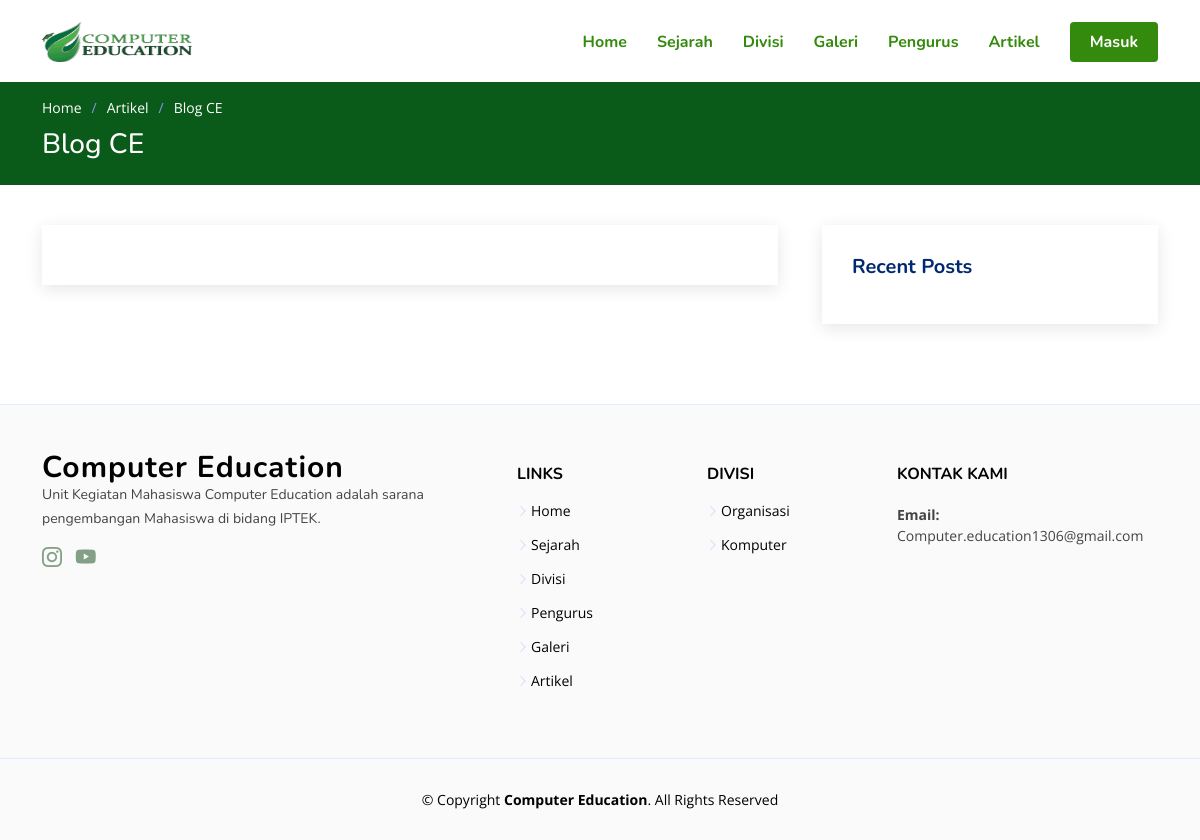
Page /blog-single.php on the earlier database version.
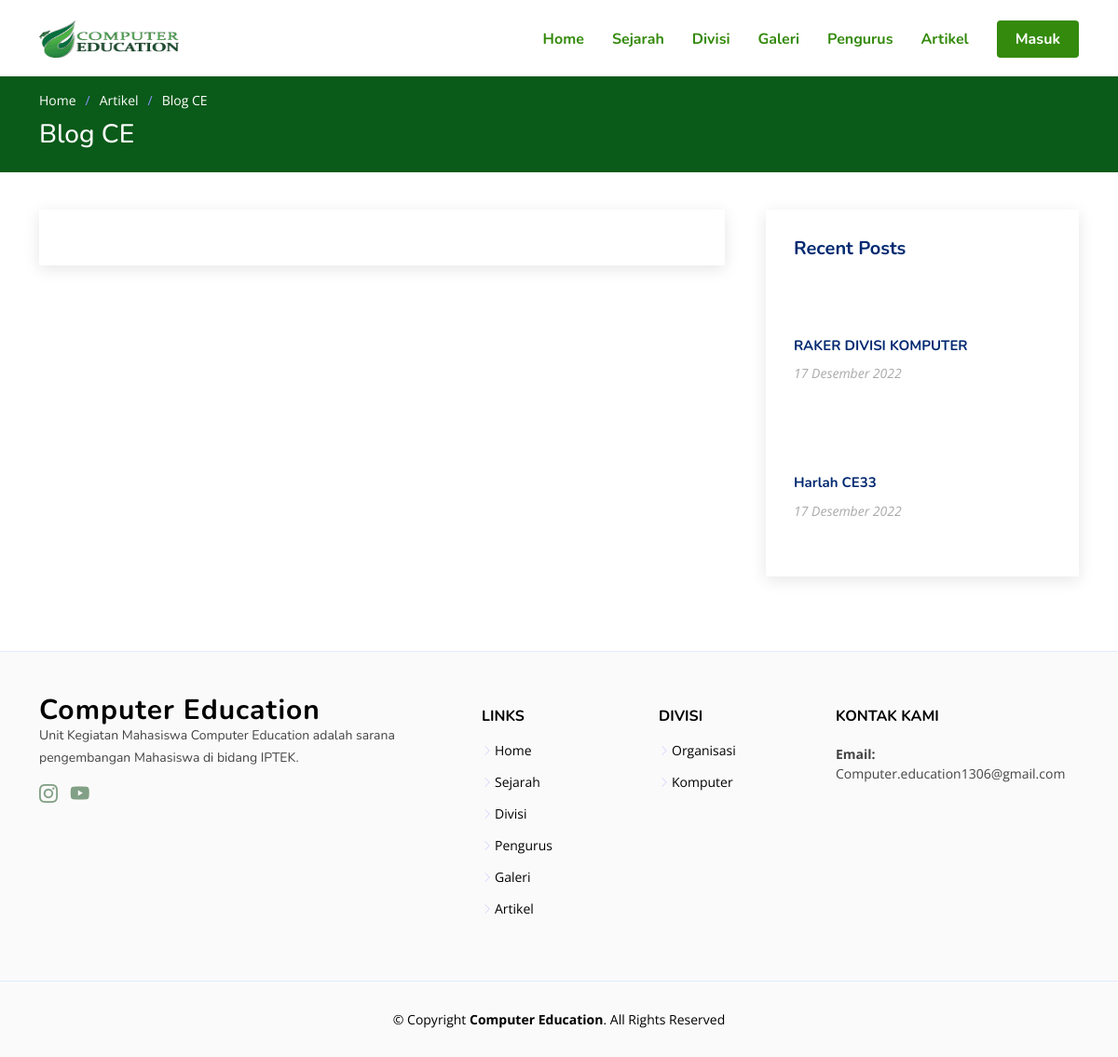
Same page on the later database version.
### tables this page shows
CREATE TABLE `blog` (
  `id` int(11) NOT NULL,
  `title` varchar(60) NOT NULL,
  `description` varchar(200) NOT NULL,
  `date` varchar(20) NOT NULL,
  `image` varchar(100) NOT NULL
);

### blog-single.php (the view, shortened to what the changed rows need)
<?php
include('koneksi.php');
?>
<!DOCTYPE html>
<html lang="en">
<head>
  <link href="assets/vendor/aos/aos.css" rel="stylesheet">
  <link href="assets/vendor/bootstrap/css/bootstrap.min.css" rel="stylesheet">
  <link href="assets/vendor/bootstrap-icons/bootstrap-icons.css" rel="stylesheet">
  <link href="assets/vendor/glightbox/css/glightbox.min.css" rel="stylesheet">
  <link href="assets/vendor/remixicon/remixicon.css" rel="stylesheet">
  <link href="assets/vendor/swiper/swiper-bundle.min.css" rel="stylesheet">
 <link href="assets/css/styles.css" rel="stylesheet">
</head>
<body>
  <main id="main">
    <section class="breadcrumbs">
      <div class="container">
        <h2>Blog CE</h2>
      </div>
    </section>
    <section id="blog" class="blog">
      <div class="container" >
        <div class="row">
          <div class="col-lg-4">
            <div class="sidebar">
              <?php
                $query = "SELECT * FROM blog ORDER BY date DESC LIMIT 10";
                           $result = mysqli_query($kon, $query);
                           while($row = mysqli_fetch_assoc($result))
                           {
                           ?>
              <div class="sidebar-item ">
                <div class="post-item clearfix">
                <div class="row mb-2">
                <iframe  src="<?php echo $row['image']; ?>" width="60" height="60" allow="autoplay"></iframe>
                <h4><a style="font-size: 15px; font-weight: bold;   color: #012970;
  transition: 0.3s; " href="blog-single.php?id=<?php echo $row['id']; ?>"><?php echo $row['title']; ?></a></h4>
                <time style="  display: block;
  font-style: italic;
  font-size: 14px;
  color: #aaaaaa;" ><?php echo $row['date']; ?></time>
                  </div>
                </div>
              </div>
<?php
                           };
?>
            </div>
          </div>
        </div>
      </div>
    </section>
  </main>
</body>
</html>

Differences in the rows shown:
added blog: title "RAKER DIVISI KOMPUTER", date "17 Desember 2022"
added blog: title "Harlah CE33", date "17 Desember 2022"
